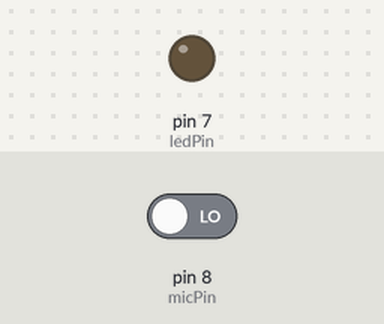
Recording of a sketch running on a simulated Arduino Uno, built with avr-gcc and run on an emulated ATmega328P. On the bench: output pins drawn as LEDs (lit = HIGH). Dashed ring = blinking. Inputs (shaded band) come from the test bench; at power-on: pin 8 (micPin) LOW.

Above: at 1.2 s.
1.3 s: pin 8 (micPin) driven HIGH
At 1.7 s:
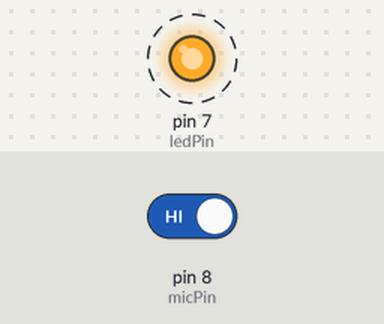
4.3 s: pin 8 (micPin) driven LOW
At 5.3 s:
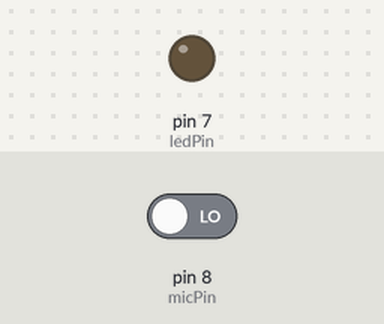
Timing chart, 0 to 7.3 s (numbered marks = the images above; inputs shaded):
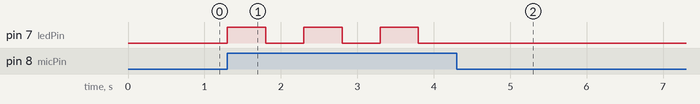

The sketch:

Ejemplo_Microfono.ino
```cpp
int micPin = 8;

int ledPin = 7;

boolean micRead;

boolean state = LOW ;

void setup() {

pinMode(ledPin,OUTPUT);

pinMode(micPin,INPUT);

}

void loop() {

micRead = digitalRead(micPin);

if (micRead == HIGH){

state = !state;

digitalWrite(ledPin,state);

delay(500);

}

}
```

Measured:
- after the input at 1.3 s, pin 7 (ledPin): alternates HIGH for 0.50 s and LOW for 0.50 s, starting at once
- after the input at 4.3 s, pin 7 (ledPin): stops changing and stays LOW
